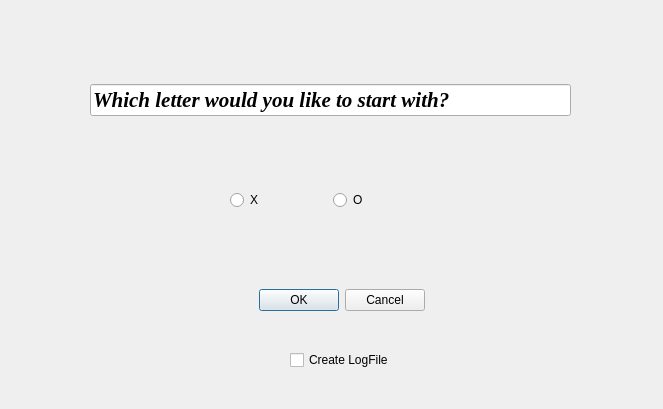
<?xml version="1.0" encoding="UTF-8"?>
<ui version="4.0">
 <class>Dialog</class>
 <widget class="QDialog" name="Dialog">
  <property name="geometry">
   <rect>
    <x>0</x>
    <y>0</y>
    <width>663</width>
    <height>409</height>
   </rect>
  </property>
  <property name="windowTitle">
   <string>Dialog</string>
  </property>
  <widget class="QWidget" name="verticalLayoutWidget">
   <property name="geometry">
    <rect>
     <x>20</x>
     <y>140</y>
     <width>621</width>
     <height>41</height>
    </rect>
   </property>
   <layout class="QVBoxLayout" name="verticalLayout">
    <item>
     <spacer name="horizontalSpacer">
      <property name="orientation">
       <enum>Qt::Horizontal</enum>
      </property>
      <property name="sizeHint" stdset="0">
       <size>
        <width>40</width>
        <height>20</height>
       </size>
      </property>
     </spacer>
    </item>
   </layout>
  </widget>
  <widget class="QWidget" name="horizontalLayoutWidget">
   <property name="geometry">
    <rect>
     <x>230</x>
     <y>260</y>
     <width>195</width>
     <height>80</height>
    </rect>
   </property>
   <layout class="QHBoxLayout" name="horizontalLayout">
    <item>
     <widget class="QDialogButtonBox" name="buttonBox">
      <property name="standardButtons">
       <set>QDialogButtonBox::Cancel|QDialogButtonBox::Ok</set>
      </property>
     </widget>
    </item>
   </layout>
  </widget>
  <widget class="QWidget" name="horizontalLayoutWidget_2">
   <property name="geometry">
    <rect>
     <x>90</x>
     <y>60</y>
     <width>481</width>
     <height>80</height>
    </rect>
   </property>
   <layout class="QHBoxLayout" name="horizontalLayout_2">
    <item>
     <widget class="QLineEdit" name="lineEdit">
      <property name="font">
       <font>
        <family>Times New Roman</family>
        <pointsize>16</pointsize>
        <weight>75</weight>
        <italic>true</italic>
        <bold>true</bold>
       </font>
      </property>
      <property name="text">
       <string>Which letter would you like to start with?</string>
      </property>
     </widget>
    </item>
   </layout>
  </widget>
  <widget class="QWidget" name="verticalLayoutWidget_3">
   <property name="geometry">
    <rect>
     <x>20</x>
     <y>220</y>
     <width>621</width>
     <height>41</height>
    </rect>
   </property>
   <layout class="QVBoxLayout" name="verticalLayout_3">
    <item>
     <spacer name="horizontalSpacer_2">
      <property name="orientation">
       <enum>Qt::Horizontal</enum>
      </property>
      <property name="sizeHint" stdset="0">
       <size>
        <width>40</width>
        <height>20</height>
       </size>
      </property>
     </spacer>
    </item>
   </layout>
  </widget>
  <widget class="QWidget" name="horizontalLayoutWidget_3">
   <property name="geometry">
    <rect>
     <x>230</x>
     <y>180</y>
     <width>199</width>
     <height>41</height>
    </rect>
   </property>
   <layout class="QHBoxLayout" name="horizontalLayout_4">
    <item>
     <widget class="QRadioButton" name="radioButtonX">
      <property name="text">
       <string>X</string>
      </property>
     </widget>
    </item>
    <item>
     <widget class="QRadioButton" name="radioButtonO">
      <property name="text">
       <string>O</string>
      </property>
     </widget>
    </item>
   </layout>
  </widget>
  <widget class="QCheckBox" name="createLogFileCheckBox">
   <property name="geometry">
    <rect>
     <x>290</x>
     <y>350</y>
     <width>111</width>
     <height>20</height>
    </rect>
   </property>
   <property name="text">
    <string>Create LogFile</string>
   </property>
  </widget>
 </widget>
 <resources/>
 <connections/>
</ui>
